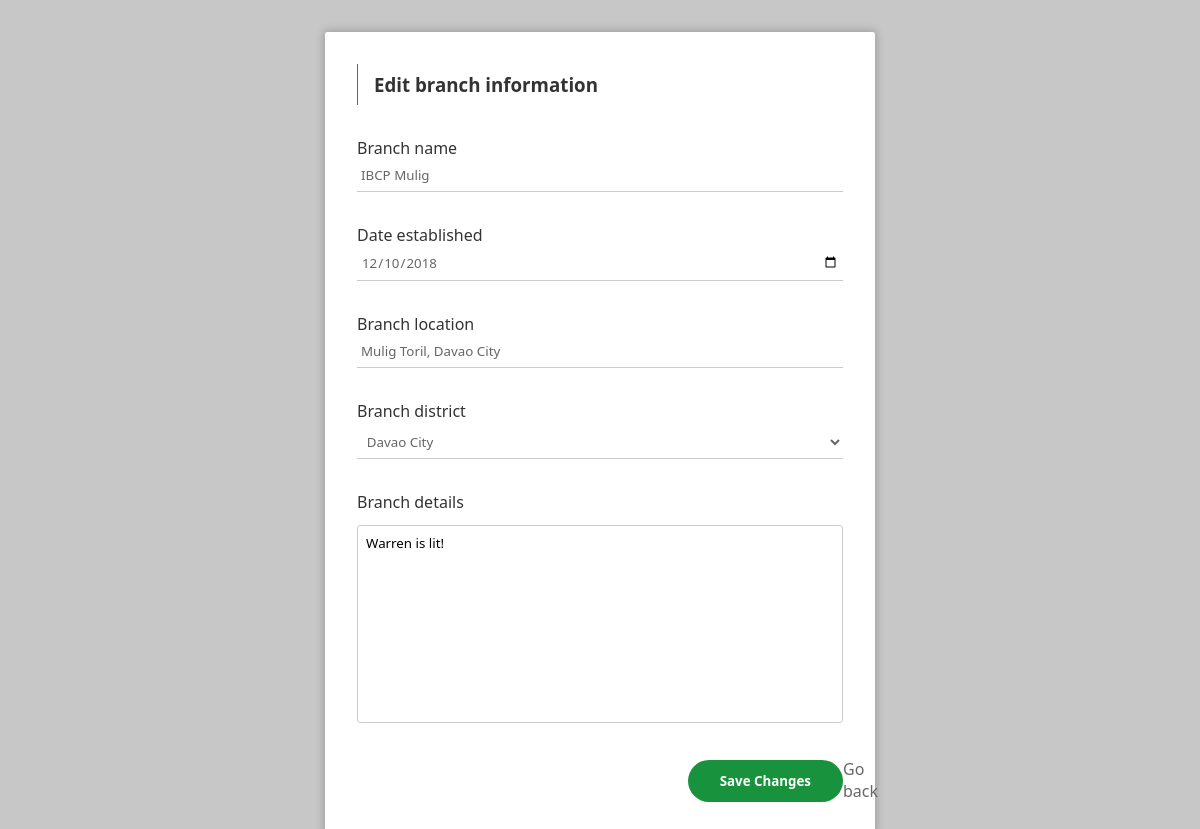
/staff_management/forms/edit/branch-edit.php?edit=8, run on an earlier commit of the app's database.
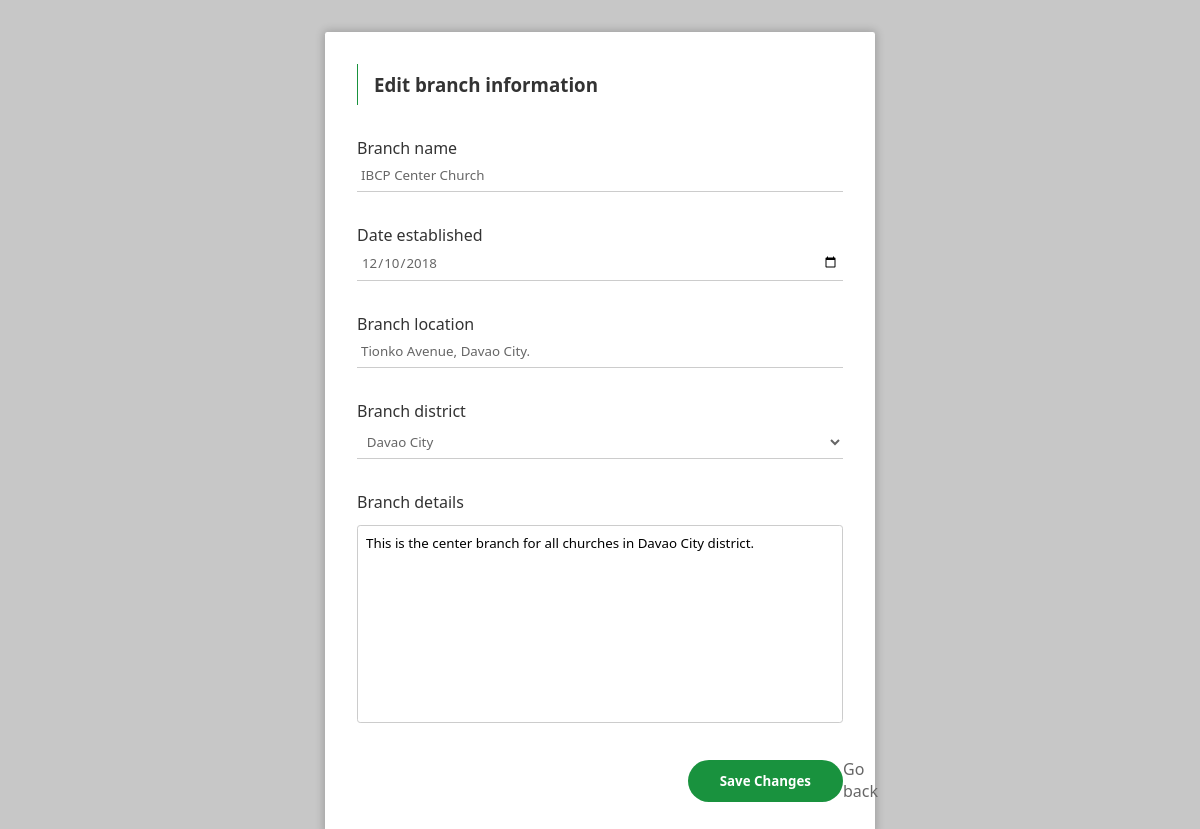
And on a later commit of the database.
### tables this page shows
CREATE TABLE `branch` (
  `branch_id` int(11) NOT NULL,
  `name` varchar(191) NOT NULL,
  `description` varchar(191) NOT NULL,
  `address` varchar(191) NOT NULL,
  `district` varchar(191) NOT NULL,
  `date_established` timestamp NOT NULL DEFAULT CURRENT_TIMESTAMP ON UPDATE CURRENT_TIMESTAMP
);

### staff_management/forms/edit/branch-edit.php (the view, shortened to what this page needs)
<?php
require_once('../../../includes/config/db.php');
if (isset($_GET['edit'])) {
    $branch_id = '';
    $name = '';
    $description = '';
    $address = '';
    $district = '';
    $date_established = '';
    $branch_id = $_GET['edit'];
    $query = "SELECT * FROM branch WHERE branch_id = ?";
    $stmt = $conn->prepare($query);
    $stmt->bind_param('i', $branch_id);
    $stmt->execute();
    $result = $stmt->get_result();
    if ($result->num_rows > 0) {
        while ($row = $result->fetch_assoc()) {
            $branch_id = $row['branch_id'];
            $name = $row['name'];
            $description = $row['description'];
            $address = $row['address'];
            $district = $row['district'];
            $date_established = date('Y-m-d', strtotime($row['date_established']));
        }
    }
}
?>
<!DOCTYPE html>
<html>
    <head>
        <link rel = "stylesheet" media = "all" href = "../../../styles/style.css">
    </head>
    <body>
        <div class="adding-fields">
            <div class="floating-form">
                <h3>Edit branch information</h3>
                <form action="../../../includes/actions/branch_edit.php" method="POST">
                    <p>Branch name</p>
                    <input type="text" name="name" value="<?php echo $name ?>" required>
                    <p>Date established</p>
                    <input type="date" name="date_established" value="<?php echo $date_established ?>" required>
                    <p>Branch location</p>
                    <input type="text" name="address" value="<?php echo $address ?>" required>
                    <p>Branch district</p>
                    <select name="district" required>
                        <option value="<?php echo $district ?>" selected><?php echo $district ?></option>
                    </select>
                    <p>Branch details</p>
                    <textarea name="details" cols="30" rows="10" required><?php echo $description ?></textarea>
                    <button type = "submit" name="submit" value="<?php echo $branch_id ?>">Save Changes</button>
                    <a href = "../../navigation/branches.php">Go back</a>
                </form>
            </div>
        </div>
    </body>
</html>

What changed in the data, as far as the page shows it:
changed branch "Davao City": name "IBCP Mulig" → "IBCP Center Church"; address "Mulig Toril, Davao City" → "Tionko Avenue, Davao City."; details "Warren is lit!" → "This is the center branch for all churches in Davao City district."
